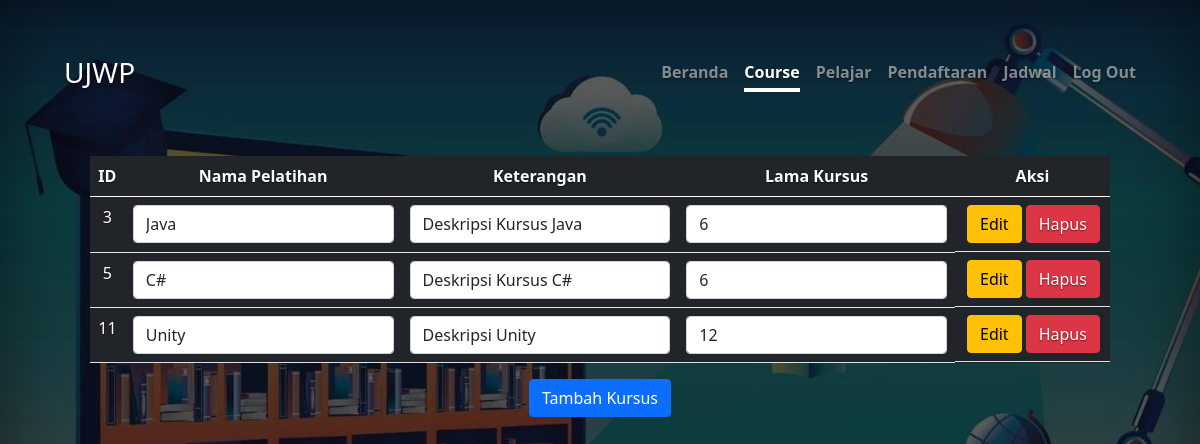
Screenshot of /tcourse.php (signed in) with the database file from the repository.
### tables this page shows
CREATE TABLE `course` (
  `id_kursus` int(5) NOT NULL,
  `nm_kursus` varchar(50) NOT NULL,
  `ket_kursus` text NOT NULL,
  `lama_kursus` int(40) NOT NULL
);

### tcourse.php (the view, shortened to what this page needs)
<?php
include "koneksi.php";
?>
<!doctype html>
<html lang="en" class="h-100">
<head>
  <link href="./dist/css/bootstrap.min.css" rel="stylesheet">
  <link href="https://cdn.jsdelivr.net/npm/bootstrap@5.0.2/dist/css/bootstrap.min.css" rel="stylesheet">
  <link href="style.css" rel="stylesheet">
</head>
<body class="h-100 text-center bg-anime">
  <div class="d-flex w-100 h-100 p-3 mx-auto flex-column">
    <header class="px-5">
      <div class="text-white">
        <h3 class="float-md-start mb-0">UJWP</h3>
        <nav class="nav nav-masthead justify-content-center float-md-end">
          <a class="nav-link fw-bold py-1 px-0" href="dashboard.php">Beranda</a>
          <a class="nav-link fw-bold py-1 px-0 active" aria-current="page" href="tcourse.php">Course</a>
          <a class="nav-link fw-bold py-1 px-0" href="tpelajar.php">Pelajar</a>
          <a class="nav-link fw-bold py-1 px-0" href="tlaporan.php">Pendaftaran</a>
          <a class="nav-link fw-bold py-1 px-0" href="tjadwal.php">Jadwal</a>
          <?php
          if (isset($_SESSION["role"]) == "admin") {
            echo '
                <a class="nav-link fw-bold py-1 px-0" href="logout.php">Log Out</a>
                ';
          }
          ?>
        </nav>
      </div>
    </header>
    <div class="container-lg mt-5 text-left text-white">
      <div class="row">
        <div class="px-5">
          <table class="table mt-3 text-white bg-dark">
            <thead>
              <tr>
                <th>ID</th>
                <th>Nama Pelatihan</th>
                <th>Keterangan</th>
                <th>Lama Kursus</th>
                <th>Aksi</th>
              </tr>
            </thead>
            <tbody>
              <?php
              $QUERY = mysqli_query($KONEKSI, "SELECT * FROM `course`");
              while ($DATA = mysqli_fetch_assoc($QUERY)) {
                echo '
                              <tr>
                                <form method="post">
                                  <td>' . $DATA['id_kursus'] . '</td>
                                  <td><input type="text" name="NamaPelatihan" value="' . $DATA['nm_kursus'] . '" class="form-control"></td>
                                  <td><input type="text" name="KeteranganPelatihan" value="' . $DATA['ket_kursus'] . '" class="form-control"></td>
                                  <td><input type="number" name="LamaPelatihan" value="' . $DATA['lama_kursus'] . '" class="form-control"></td>
                                  <td class="d-flex">
                                      <input type="text" name="ID" value="' . $DATA["id_kursus"] . '" hidden>
                                      <input type="submit" value="Edit" name="Edit" class="btn btn-warning mx-1">
                                      <a href="course-config.php?Aksi=Hapus&id=' . $DATA['id_kursus'] . '" class="btn btn-danger">Hapus</a>
                                  </td>
                                  </form>
                               </tr>
                              ';
              }
              ?>
            </tbody>
          </table>
        </div>
      </div>
      <div>
        <button class="btn btn-primary" type="button" data-bs-toggle="modal" data-bs-target="#courseModal">Tambah Kursus</button>
      </div>
    </div>
  </div>
</body>
</html>

### style.css (style rules this page uses)
body { text-shadow: 0 .05rem .1rem rgba(0, 0, 0, .5); box-shadow: inset 0 0 5rem rgba(0, 0, 0, .5); }
.nav-masthead .nav-link { color: rgba(255, 255, 255, .5); border-bottom: .25rem solid transparent; }
.nav-masthead .nav-link + .nav-link { margin-left: 1rem; }
.nav-masthead .active { color: #fff; border-bottom-color: #fff; }
html, body { height: 100%; }
body { display: flex; align-items: center; padding-top: 40px; padding-bottom: 40px; background-color: #f5f5f5; }
.bg-anime { background-image: url("background (2).jpg"); background-repeat: no-repeat; background-position: center; background-size: cover; }

### rows the page displays
course: id_kursus "3", NamaPelatihan "Java", KeteranganPelatihan "Deskripsi Kursus Java", LamaPelatihan "6"
course: id_kursus "5", NamaPelatihan "C#", KeteranganPelatihan "Deskripsi Kursus C#", LamaPelatihan "6"
course: id_kursus "11", NamaPelatihan "Unity", KeteranganPelatihan "Deskripsi Unity", LamaPelatihan "12"
